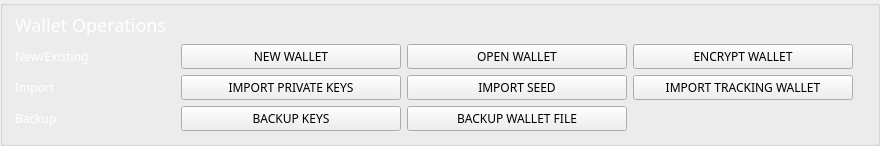
          <widget class="QGroupBox" name="groupBox_13">
           <property name="minimumSize">
            <size>
             <width>0</width>
             <height>0</height>
            </size>
           </property>
           <property name="styleSheet">
            <string notr="true">border-bottom: 1px solid #444;
</string>
           </property>
           <property name="title">
            <string/>
           </property>
           <layout class="QGridLayout" name="gridLayout_17">
            <property name="leftMargin">
             <number>12</number>
            </property>
            <property name="topMargin">
             <number>6</number>
            </property>
            <property name="bottomMargin">
             <number>12</number>
            </property>
            <item row="2" column="3">
             <widget class="QPushButton" name="b2_importTrackingWalletButton">
              <property name="minimumSize">
               <size>
                <width>220</width>
                <height>20</height>
               </size>
              </property>
              <property name="maximumSize">
               <size>
                <width>220</width>
                <height>25</height>
               </size>
              </property>
              <property name="font">
               <font>
                <family>Poppins</family>
               </font>
              </property>
              <property name="styleSheet">
               <string notr="true">/* This button style is handled automatically by OverviewFrame:setStyles() (in OverviewFrame.cpp) */</string>
              </property>
              <property name="text">
               <string>IMPORT TRACKING WALLET</string>
              </property>
             </widget>
            </item>
            <item row="1" column="4" rowspan="3">
             <widget class="QLabel" name="empty_col">
              <property name="sizePolicy">
               <sizepolicy hsizetype="Expanding" vsizetype="Preferred">
                <horstretch>0</horstretch>
                <verstretch>0</verstretch>
               </sizepolicy>
              </property>
              <property name="styleSheet">
               <string notr="true">border:none;</string>
              </property>
             </widget>
            </item>
            <item row="2" column="0">
             <widget class="QLabel" name="label_40">
              <property name="sizePolicy">
               <sizepolicy hsizetype="Minimum" vsizetype="Preferred">
                <horstretch>0</horstretch>
                <verstretch>0</verstretch>
               </sizepolicy>
              </property>
              <property name="minimumSize">
               <size>
                <width>0</width>
                <height>25</height>
               </size>
              </property>
              <property name="maximumSize">
               <size>
                <width>16777215</width>
                <height>25</height>
               </size>
              </property>
              <property name="font">
               <font>
                <family>Poppins</family>
               </font>
              </property>
              <property name="styleSheet">
               <string notr="true">color: #fff; 
border: 0px;
</string>
              </property>
              <property name="text">
               <string>Import</string>
              </property>
              <property name="alignment">
               <set>Qt::AlignLeading|Qt::AlignLeft|Qt::AlignVCenter</set>
              </property>
             </widget>
            </item>
            <item row="2" column="2">
             <widget class="QPushButton" name="b2_importSeedButton">
              <property name="minimumSize">
               <size>
                <width>220</width>
                <height>20</height>
               </size>
              </property>
              <property name="maximumSize">
               <size>
                <width>220</width>
                <height>25</height>
               </size>
              </property>
              <property name="font">
               <font>
                <family>Poppins</family>
               </font>
              </property>
              <property name="styleSheet">
               <string notr="true">/* This button style is handled automatically by OverviewFrame:setStyles() (in OverviewFrame.cpp) */</string>
              </property>
              <property name="text">
               <string>IMPORT SEED</string>
              </property>
             </widget>
            </item>
            <item row="1" column="2">
             <widget class="QPushButton" name="b2_openExistingWalletButton">
              <property name="minimumSize">
               <size>
                <width>220</width>
                <height>20</height>
               </size>
              </property>
              <property name="maximumSize">
               <size>
                <width>220</width>
                <height>25</height>
               </size>
              </property>
              <property name="font">
               <font>
                <family>Poppins</family>
               </font>
              </property>
              <property name="styleSheet">
               <string notr="true">/* This button style is handled automatically by OverviewFrame:setStyles() (in OverviewFrame.cpp) */</string>
              </property>
              <property name="text">
               <string>OPEN WALLET</string>
              </property>
             </widget>
            </item>
            <item row="3" column="0">
             <widget class="QLabel" name="label_41">
              <property name="sizePolicy">
               <sizepolicy hsizetype="Minimum" vsizetype="Preferred">
                <horstretch>0</horstretch>
                <verstretch>0</verstretch>
               </sizepolicy>
              </property>
              <property name="minimumSize">
               <size>
                <width>0</width>
                <height>25</height>
               </size>
              </property>
              <property name="maximumSize">
               <size>
                <width>16777215</width>
                <height>25</height>
               </size>
              </property>
              <property name="font">
               <font>
                <family>Poppins</family>
               </font>
              </property>
              <property name="styleSheet">
               <string notr="true">color: #fff; 
border: 0px;
</string>
              </property>
              <property name="text">
               <string>Backup</string>
              </property>
              <property name="alignment">
               <set>Qt::AlignLeading|Qt::AlignLeft|Qt::AlignVCenter</set>
              </property>
             </widget>
            </item>
            <item row="3" column="2">
             <widget class="QPushButton" name="b2_backupKeysButton_2">
              <property name="minimumSize">
               <size>
                <width>220</width>
                <height>20</height>
               </size>
              </property>
              <property name="maximumSize">
               <size>
                <width>220</width>
                <height>25</height>
               </size>
              </property>
              <property name="font">
               <font>
                <family>Poppins</family>
               </font>
              </property>
              <property name="styleSheet">
               <string notr="true">/* This button style is handled automatically by OverviewFrame:setStyles() (in OverviewFrame.cpp) */</string>
              </property>
              <property name="text">
               <string>BACKUP WALLET FILE</string>
              </property>
             </widget>
            </item>
            <item row="2" column="1">
             <widget class="QPushButton" name="b2_importSpendKeyButton">
              <property name="minimumSize">
               <size>
                <width>220</width>
                <height>20</height>
               </size>
              </property>
              <property name="maximumSize">
               <size>
                <width>220</width>
                <height>25</height>
               </size>
              </property>
              <property name="font">
               <font>
                <family>Poppins</family>
               </font>
              </property>
              <property name="styleSheet">
               <string notr="true">/* This button style is handled automatically by OverviewFrame:setStyles() (in OverviewFrame.cpp) */</string>
              </property>
              <property name="text">
               <string>IMPORT PRIVATE KEYS</string>
              </property>
             </widget>
            </item>
            <item row="1" column="3">
             <widget class="QPushButton" name="b2_encryptWalletButton">
              <property name="minimumSize">
               <size>
                <width>220</width>
                <height>20</height>
               </size>
              </property>
              <property name="maximumSize">
               <size>
                <width>220</width>
                <height>25</height>
               </size>
              </property>
              <property name="font">
               <font>
                <family>Poppins</family>
               </font>
              </property>
              <property name="styleSheet">
               <string notr="true">/* This button style is handled automatically by OverviewFrame:setStyles() (in OverviewFrame.cpp) */</string>
              </property>
              <property name="text">
               <string>ENCRYPT WALLET</string>
              </property>
             </widget>
            </item>
            <item row="3" column="1">
             <widget class="QPushButton" name="b2_backupKeysButton">
              <property name="minimumSize">
               <size>
                <width>220</width>
                <height>20</height>
               </size>
              </property>
              <property name="maximumSize">
               <size>
                <width>220</width>
                <height>25</height>
               </size>
              </property>
              <property name="font">
               <font>
                <family>Poppins</family>
               </font>
              </property>
              <property name="styleSheet">
               <string notr="true">/* This button style is handled automatically by OverviewFrame:setStyles() (in OverviewFrame.cpp) */</string>
              </property>
              <property name="text">
               <string>BACKUP KEYS</string>
              </property>
             </widget>
            </item>
            <item row="1" column="1">
             <widget class="QPushButton" name="b2_createNewWalletButton">
              <property name="minimumSize">
               <size>
                <width>220</width>
                <height>20</height>
               </size>
              </property>
              <property name="maximumSize">
               <size>
                <width>220</width>
                <height>25</height>
               </size>
              </property>
              <property name="font">
               <font>
                <family>Poppins</family>
               </font>
              </property>
              <property name="styleSheet">
               <string notr="true">/* This button style is handled automatically by OverviewFrame:setStyles() (in OverviewFrame.cpp) */</string>
              </property>
              <property name="text">
               <string>NEW WALLET</string>
              </property>
             </widget>
            </item>
            <item row="0" column="0" colspan="2">
             <widget class="QLabel" name="label_38">
              <property name="sizePolicy">
               <sizepolicy hsizetype="Minimum" vsizetype="Preferred">
                <horstretch>0</horstretch>
                <verstretch>0</verstretch>
               </sizepolicy>
              </property>
              <property name="minimumSize">
               <size>
                <width>0</width>
                <height>0</height>
               </size>
              </property>
              <property name="maximumSize">
               <size>
                <width>16777215</width>
                <height>32</height>
               </size>
              </property>
              <property name="sizeIncrement">
               <size>
                <width>0</width>
                <height>0</height>
               </size>
              </property>
              <property name="font">
               <font>
                <family>Poppins</family>
                <pointsize>-1</pointsize>
               </font>
              </property>
              <property name="styleSheet">
               <string notr="true">color: #fff; 
font-size: 18px;
 border: 0px;</string>
              </property>
              <property name="text">
               <string>Wallet Operations</string>
              </property>
              <property name="alignment">
               <set>Qt::AlignLeading|Qt::AlignLeft|Qt::AlignVCenter</set>
              </property>
             </widget>
            </item>
            <item row="1" column="0">
             <widget class="QLabel" name="label_39">
              <property name="sizePolicy">
               <sizepolicy hsizetype="Minimum" vsizetype="Preferred">
                <horstretch>0</horstretch>
                <verstretch>0</verstretch>
               </sizepolicy>
              </property>
              <property name="minimumSize">
               <size>
                <width>160</width>
                <height>25</height>
               </size>
              </property>
              <property name="maximumSize">
               <size>
                <width>16777215</width>
                <height>25</height>
               </size>
              </property>
              <property name="font">
               <font>
                <family>Poppins</family>
               </font>
              </property>
              <property name="styleSheet">
               <string notr="true">color: #fff; 
border: 0px;
</string>
              </property>
              <property name="text">
               <string>New/Existing</string>
              </property>
              <property name="alignment">
               <set>Qt::AlignLeading|Qt::AlignLeft|Qt::AlignVCenter</set>
              </property>
             </widget>
            </item>
           </layout>
          </widget>
